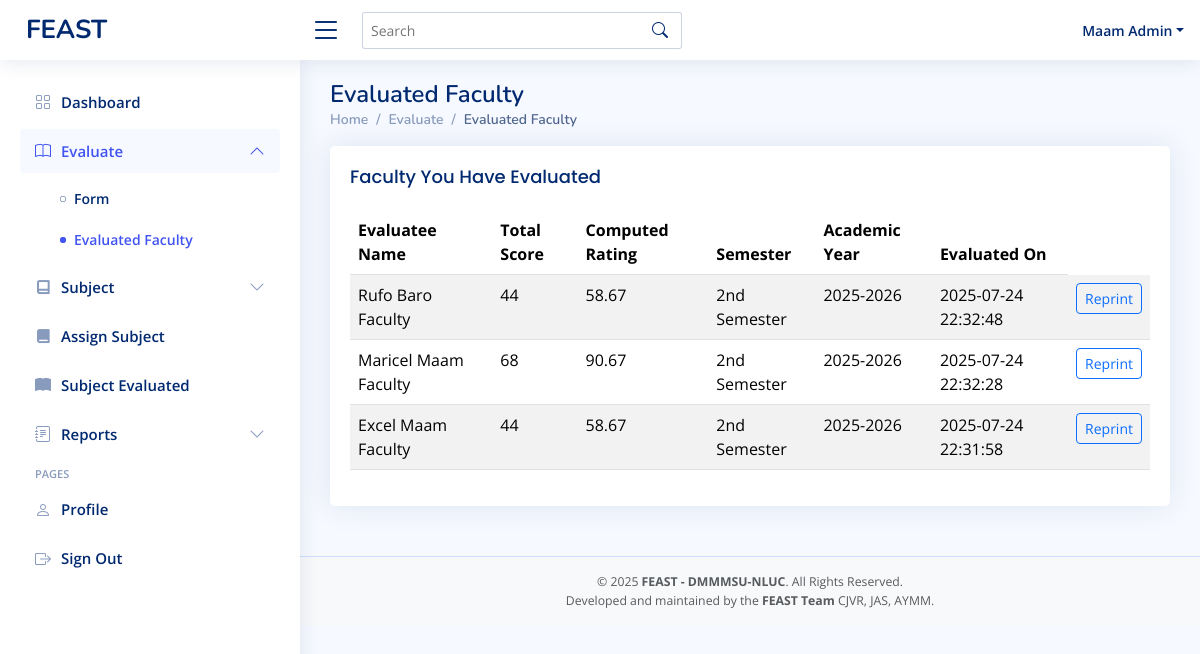
Page /admin-evaluatedfaculty.php (signed in) on the committed database.
### tables this page shows
CREATE TABLE `admin_evaluation` (
  `id` int(11) NOT NULL,
  `evaluator_id` varchar(50) NOT NULL,
  `evaluatee_id` varchar(50) NOT NULL,
  `evaluator_position` varchar(50) NOT NULL,
  `academic_year` varchar(20) NOT NULL,
  `semester` enum('1st Semester','2nd Semester','Summer') NOT NULL,
  `total_score` int(11) NOT NULL,
  `computed_rating` decimal(5,2) NOT NULL,
  `comments` text DEFAULT NULL,
  `department` varchar(100) DEFAULT NULL,
  `evaluation_date` datetime DEFAULT current_timestamp()
);

CREATE TABLE `faculty` (
  `idnumber` varchar(11) NOT NULL,
  `first_name` varchar(50) NOT NULL,
  `mid_name` varchar(50) NOT NULL,
  `last_name` varchar(50) NOT NULL,
  `password` varchar(50) DEFAULT NULL,
  `department` varchar(50) NOT NULL,
  `faculty_rank` varchar(50) DEFAULT NULL,
  `role` varchar(50) NOT NULL DEFAULT 'faculty',
  `status` varchar(11) NOT NULL DEFAULT 'active'
);

### admin-evaluatedfaculty.php (the view, shortened to what this page needs)
<?php
include 'conn/conn.php';
$evaluator_id = $_SESSION['idnumber'];
$query = "SELECT
            ae.id,
            ae.evaluatee_id,
            f.first_name, f.mid_name, f.last_name,
            ae.total_score,
            ae.computed_rating,
            ae.academic_year,
            ae.semester,
            ae.evaluation_date
          FROM admin_evaluation ae
          JOIN faculty f ON ae.evaluatee_id = f.idnumber
          WHERE ae.evaluator_id = ?
          ORDER BY ae.evaluation_date DESC";
$stmt = $conn->prepare($query);
$stmt->bind_param("s", $evaluator_id);
$stmt->execute();
$result = $stmt->get_result();
?>
<!DOCTYPE html>
<html lang="en">
<head>
  <?php include 'header.php' ?>
</head>
<body>
  <?php include 'admin-header.php' ?>
  <aside id="sidebar" class="sidebar">
    <ul class="sidebar-nav" id="sidebar-nav">
      <li class="nav-item">
        <a class="nav-link collapsed" href="admin-dashboard.php">
          <i class="bi bi-grid"></i>
          <span>Dashboard</span>
        </a>
      </li>
      <li class="nav-item">
        <a class="nav-link collapse" data-bs-target="#charts-nav" data-bs-toggle="collapse" href="#">
          <i class="bi bi-book"></i><span>Evaluate</span><i class="bi bi-chevron-down ms-auto"></i>
        </a>
        <ul id="charts-nav" class="nav-content collapse show" data-bs-parent="#sidebar-nav">
          <li>
            <a href="admin-evaluate.php">
              <i class="bi bi-circle"></i><span>Form</span>
            </a>
          </li>
          <li>
            <a href="admin-evaluatedfaculty.php" class="active">
              <i class="bi bi-circle"></i><span>Evaluated Faculty</span>
            </a>
          </li>
        </ul>
      </li>
      <li class="nav-item">
        <a class="nav-link collapsed" data-bs-target="#subject" data-bs-toggle="collapse" href="#">
          <i class="ri-book-line"></i><span>Subject</span><i class="bi bi-chevron-down ms-auto"></i>
        </a>
      </li>
      <li class="nav-item">
        <a class="nav-link collapsed" href="admin-studentsubject.php">
          <i class="ri-book-fill"></i>
          <span>Assign Subject</span>
        </a>
      </li>
      <li class="nav-item">
        <a class="nav-link collapsed" href="admin-evaluatedsubject.php">
          <i class="bi bi-book-fill"></i>
          <span>Subject Evaluated</span>
        </a>
      </li>
      <li class="nav-item">
        <a class="nav-link collapsed" data-bs-target="#reports" data-bs-toggle="collapse" href="#">
          <i class="bi bi-journal-text"></i><span>Reports</span><i class="bi bi-chevron-down ms-auto"></i>
        </a>
      </li>
      <li class="nav-heading">Pages</li>
      <li class="nav-item">
        <a class="nav-link collapsed" href="admin-user-profile.php">
          <i class="bi bi-person"></i>
          <span>Profile</span>
        </a>
      </li>
      <li class="nav-item">
        <a class="nav-link collapsed" href="logout.php">
          <i class="bi bi-box-arrow-right"></i>
          <span>Sign Out</span>
        </a>
      </li>
    </ul>
  </aside>
  <main id="main" class="main">
    <div class="pagetitle">
      <h1>Evaluated Faculty</h1>
      <nav>
        <ol class="breadcrumb">
          <li class="breadcrumb-item"><a href="admin-dashboard.php">Home</a></li>
          <li class="breadcrumb-item">Evaluate</li>
          <li class="breadcrumb-item active">Evaluated Faculty</li>
        </ol>
      </nav>
    </div>
    <section class="section">
      <div class="card">
        <div class="card-body">
          <h5 class="card-title">Faculty You Have Evaluated</h5>
          <div class="table-responsive">
            <table class="table table-striped datatable">
              <thead>
                <tr>
                  <th>Evaluatee Name</th>
                  <th>Total Score</th>
                  <th>Computed Rating</th>
                  <th>Semester</th>
                  <th>Academic Year</th>
                  <th>Evaluated On</th>
                </tr>
              </thead>
              <tbody>
                <?php if ($result->num_rows > 0): ?>
                  <?php while ($row = $result->fetch_assoc()): ?>
                    <tr>
                      <td class="text-capitalize"><?= htmlspecialchars($row['first_name'] . ' ' . $row['mid_name'] . ' ' . $row['last_name']) ?></td>
                      <td><?= htmlspecialchars($row['total_score']) ?></td>
                      <td><?= htmlspecialchars($row['computed_rating']) ?></td>
                      <td><?= htmlspecialchars($row['semester']) ?></td>
                      <td><?= htmlspecialchars($row['academic_year']) ?></td>
                      <td><?= htmlspecialchars($row['evaluation_date']) ?></td>
                      <td>
                        <a href="admin-evaluation-reprint-fpdf.php?evaluatee_id=<?= urlencode($row['evaluatee_id']) ?>&academic_year=<?= urlencode($row['academic_year']) ?>&semester=<?= urlencode($row['semester']) ?>"
                          class="btn btn-sm btn-outline-primary" target="_blank">
                          Reprint
                        </a>
                      </td>
                    </tr>
                  <?php endwhile; ?>
                <?php else: ?>
                  <tr>
                    <td colspan="5" class="text-center">You have not evaluated any faculty peers yet.</td>
                  </tr>
                <?php endif; ?>
              </tbody>
            </table>
          </div>
        </div>
      </div>
    </section>
  </main>
  <?php include 'footer.php' ?>
</body>
</html>

### assets/css/style.css (style rules this page uses)
:root { scroll-behavior: smooth; }
body { font-family: "Open Sans", sans-serif; background: #f6f9ff; color: #444444; }
a { color: #4154f1; text-decoration: none; }
h1, h2, h3, h4, h5, h6 { font-family: "Nunito", sans-serif; }
#main { margin-top: 60px; padding: 20px 30px; transition: all 0.3s; }
.pagetitle { margin-bottom: 10px; }
.pagetitle h1 { font-size: 24px; margin-bottom: 0; font-weight: 600; color: #012970; }
.card { margin-bottom: 30px; border: none; border-radius: 5px; box-shadow: 0px 0 30px rgba(1, 41, 112, 0.1); }
.card-title { padding: 20px 0 15px 0; font-size: 18px; font-weight: 500; color: #012970; font-family: "Poppins", sans-serif; }
.card-body { padding: 0 20px 20px 20px; }
.breadcrumb { font-size: 14px; font-family: "Nunito", sans-serif; color: #899bbd; font-weight: 600; }
.breadcrumb a { color: #899bbd; transition: 0.3s; }
.breadcrumb .breadcrumb-item::before { color: #899bbd; }
.breadcrumb .active { color: #51678f; font-weight: 600; }
.sidebar { position: fixed; top: 60px; left: 0; bottom: 0; width: 300px; z-index: 996; transition: all 0.3s; padding: 20px; overflow-y: auto; scrollbar-width: thin; scrollbar-color: #aab7cf transparent; box-shadow: 0px 0px 20px rgba(1, 41, 112, 0.1); background-color: #fff; }
@media (min-width: 1200px) { #main, #footer { margin-left: 300px; } }
.sidebar-nav { padding: 0; margin: 0; list-style: none; }
.sidebar-nav li { padding: 0; margin: 0; list-style: none; }
.sidebar-nav .nav-item { margin-bottom: 5px; }
.sidebar-nav .nav-heading { font-size: 11px; text-transform: uppercase; color: #899bbd; font-weight: 600; margin: 10px 0 5px 15px; }
.sidebar-nav .nav-link { display: flex; align-items: center; font-size: 15px; font-weight: 600; color: #4154f1; transition: 0.3; background: #f6f9ff; padding: 10px 15px; border-radius: 4px; }
.sidebar-nav .nav-link i { font-size: 16px; margin-right: 10px; color: #4154f1; }
.sidebar-nav .nav-link.collapsed { color: #012970; background: #fff; }
.sidebar-nav .nav-link.collapsed i { color: #899bbd; }
.sidebar-nav .nav-link .bi-chevron-down { margin-right: 0; transition: transform 0.2s ease-in-out; }
.sidebar-nav .nav-link:not(.collapsed) .bi-chevron-down { transform: rotate(180deg); }
.sidebar-nav .nav-content { padding: 5px 0 0 0; margin: 0; list-style: none; }
.sidebar-nav .nav-content a { display: flex; align-items: center; font-size: 14px; font-weight: 600; color: #012970; transition: 0.3; padding: 10px 0 10px 40px; transition: 0.3s; }
.sidebar-nav .nav-content a i { font-size: 6px; margin-right: 8px; line-height: 0; border-radius: 50%; }
.sidebar-nav .nav-content a:hover, .sidebar-nav .nav-content a.active { color: #4154f1; }
.sidebar-nav .nav-content a.active i { background-color: #4154f1; }

### rows in the picture
admin_evaluation: evaluatee.last_name "Rufo Baro Faculty", total_score "44", computed_rating "58.67", semester "2nd Semester", academic_year "2025-2026", evaluation_date "2025-07-24 22:32:48"
admin_evaluation: evaluatee.last_name "Maricel Maam Faculty", total_score "68", computed_rating "90.67", semester "2nd Semester", academic_year "2025-2026", evaluation_date "2025-07-24 22:32:28"
admin_evaluation: evaluatee.last_name "Excel Maam Faculty", total_score "44", computed_rating "58.67", semester "2nd Semester", academic_year "2025-2026", evaluation_date "2025-07-24 22:31:58"

### other values in the picture
$_SESSION['first_name'] "Maam"
$_SESSION['last_name'] "Admin"
